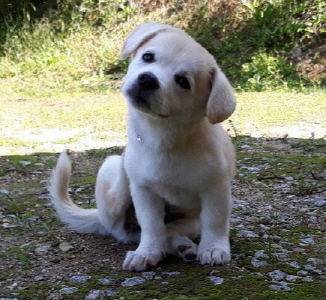
#> input picture opencv-class/sample_imgs/jjang.jpg, 326 x 300 px
$ python pixel_ops.py
#> lines starting #> are read from the running program, lines starting #| are printed output that depends on the picture; after the words box and inside, x2 and y2 are one past the last pixel; in counts of white or black regions, pixels touching at a corner belong together; long printed decimals are rounded
import os
import cv2
import numpy as np

IMG_PATH = "../sample_imgs"
filename = os.path.join(IMG_PATH, "jjang.jpg")
image = cv2.imread(filename)
#> image is the input picture: shape (300, 326, 3); mean B, G, R 106.3, 120.5, 119.6
# 영상 속성 확인
print(f"image info: shape={image.shape}, dtype={image.dtype}, size={image.size}")
#| image info: shape=(300, 326, 3), dtype=uint8, size=293400
# => image info: shape=(300, 326, 3), dtype=uint8, size=293400
cv2.imshow("jjangzeolmi", image)
cv2.waitKey()

channels = {"blue": 0, "green": 1, "red": 2}
bgr_means = {}
for color, chn in channels.items():
    color_sum = 0
    for v in range(image.shape[0]):         # vertical axis
        for u in range(image.shape[1]):     # horizontal axis
            color_sum += image[v, u, chn]
    bgr_means[color] = color_sum / image[:, :, chn].size
#> after the loop, bgr_means = {'blue': 106.3, 'green': 120.5, 'red': 119.6}
print("BGR means:", bgr_means)
#| BGR means: {'blue': 106.278, 'green': 120.503, 'red': 119.601}

image[:10, :, :] = 255      # 위에 흰 줄
image[-10:, :, :] = 0       # 아래에 검은 줄
image[:, :10, 0] = 255      # 왼쪽에 파란 줄
image[:, :10, 1:] = 0
image[:, -10:, 2] = 255     # 오른쪽에 빨간 줄
image[:, -10:, :2] = 0
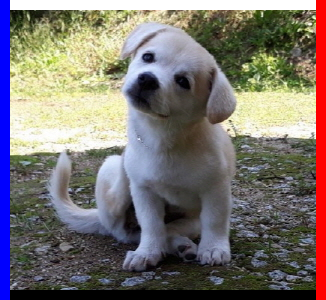
#> image: shape (300, 326, 3); mean B, G, R 111.7, 115.2, 122.2
cv2.imshow("jjangzeolmi", image)
cv2.waitKey()

image[100:200, 100, :] = 0
#> image: shape (300, 326, 3); 0.1% of pixels changed, all inside (x1, y1, x2, y2) = (100, 100, 101, 200)
image[100:200, 200, :] = 0
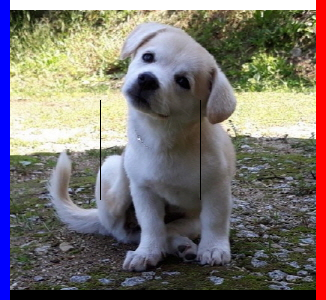
#> image: shape (300, 326, 3); mean B, G, R 111.5, 114.9, 121.9
image[100:200, 100, :] = 0
image[100, 100:200, :] = 0
#> image: shape (300, 326, 3); 0.1% of pixels changed, all inside (x1, y1, x2, y2) = (101, 100, 200, 101)
image[200, 100:200, :] = 0
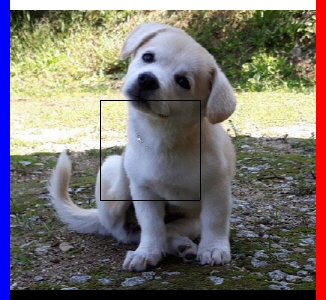
#> image: shape (300, 326, 3); mean B, G, R 111.3, 114.7, 121.7
cv2.imshow("jjangzeolmi", image)
cv2.waitKey()

$ run again, with opencv-class/sample_imgs/ballpool.jpg copied over opencv-class/sample_imgs/jjang.jpg
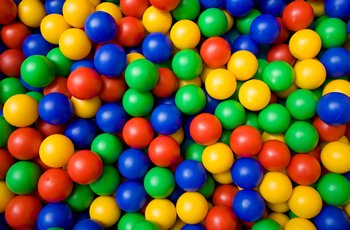
#> input picture opencv-class/sample_imgs/ballpool.jpg, 350 x 230 px
#> image is the input picture: shape (230, 350, 3); mean B, G, R 54.5, 96.4, 106.6
#| image info: shape=(230, 350, 3), dtype=uint8, size=241500
#> after the loop `for color, chn in channels.items():`: bgr_means = {'blue': 54.47, 'green': 96.38, 'red': 106.6}
#| BGR means: {'blue': 54.469, 'green': 96.379, 'red': 106.615}
#> `image[100:200, 200, :] = 0`:
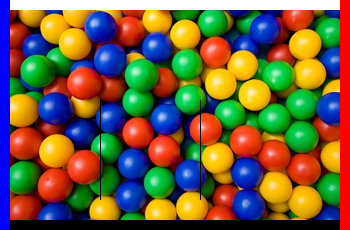
#> image: shape (230, 350, 3); mean B, G, R 64.5, 95.7, 111.1
#> `image[200, 100:200, :] = 0`:
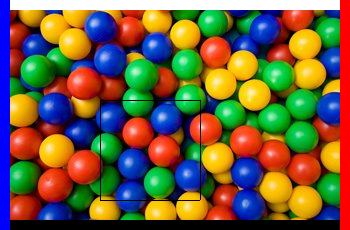
#> image: shape (230, 350, 3); mean B, G, R 64.4, 95.4, 110.9
